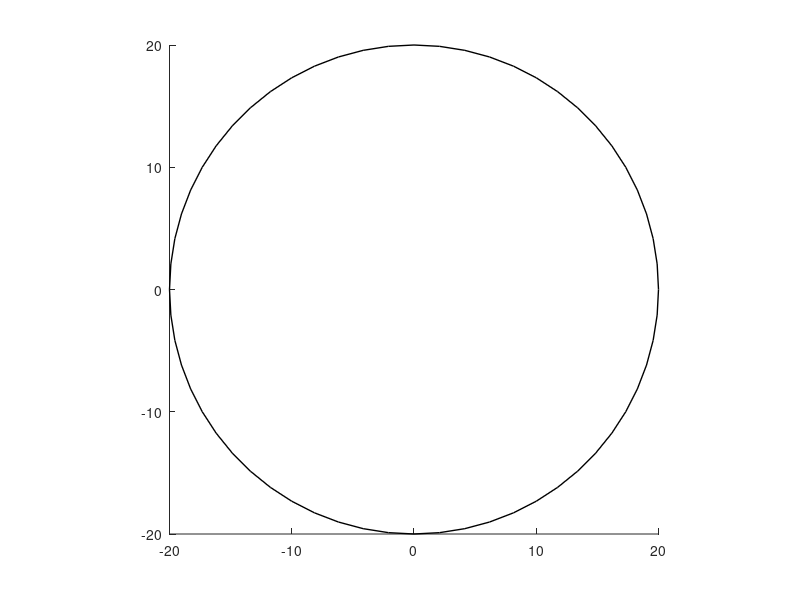

Reproduce this figure in MATLAB. (Note: this script raises an error after producing the figure.)
% a random walk in 2D with reflective boundaries and multiple targets to
%simulate a 2D random walk of the filament tip on surface 
% the walk is effectively diffusing point tied by an effective elastic spring to the center 
%elastic spring part not yet modeled 
 
clc;    % Clear the command window.
clearvars;
close all;  % Close all figs
workspace;  % Make sure the workspace panel is showing.
%%%%%%%%%%%%%%%%%%%%%%%%%%%%%%%%%%%%%%%%%%%%%%%%%%%%%%%%%%%%%%%%%%%%%%%%%%%%%%%%%%%%%%%%%%%%%%%%

% Define parameters here
radius = 20;    % filament movement radius variable
num_discs = 20;  % Number of discs or binding points 
target = radius / 10;   % Membrane disc variable size
tsteps=10000;  % number of time steps in random walk
%Repeat random walk%%%%% 
num_runs = 1000;%how many times to run code

% create a grid for cell
[X, Y] = meshgrid(linspace(-radius, radius, 1000), linspace(-radius, radius, 1000));
mask = (X.^2 + Y.^2 <= radius^2);

% plot the cell
pos_outer = [-radius, -radius, 2*radius, 2*radius]; 
rectangle('Position', pos_outer, 'Curvature', [1 1], 'LineWidth', 1);
axis square;
hold on;

%%%Disc plotting section%%%%%%%%%%%%%%%%%%%%%%%%% 
% warnings for constant Z data
warning('off', 'MATLAB:contour:ConstantData');

% calculate coordinates for inside red circles
circ_points = target*(radius*2.5);  % Number of points per circle
org_coord = zeros(num_discs, 2); % stores all the origins 
circle_coord = cell(num_discs, 2);  % stores all the coordinates 
  
% Calculate coordinates for points within the circle
radius_points = target * sqrt(rand(1, circ_points)); % Random radius values
angle_points = linspace(0, 2*pi, circ_points); % Angles for equally spaced points

for i = 1:num_discs   % place all circles 
    % calculate grid row and column
    row = floor((i - 1) / sqrt(num_discs)) + 1;
    col = mod(i - 1, sqrt(num_discs)) + 1;
    % calculate center coordinates of the current disc
    center_x = -radius + col * radius * 2 / (sqrt(num_discs) + 1);
    center_y = -radius + row * radius * 2 / (sqrt(num_discs) + 1);
    
    % store the origin coordinates
    org_coord(i, :) = [center_x, center_y];

    % Initialize arrays to store x and y coordinates
    %circle_x = zeros(1, circ_points);
    %circle_y = zeros(1, circ_points);
    circle_x_point = cell(1, num_discs);
    circle_y_point = cell(1, num_discs);
    % Calculate coordinates for each point on the circle
    for j = 1:circ_points
        % Generate random radius within the target radius
        r = rand(1) * target;
        % Generate random angle
        angle = rand(1) * 2 * pi;
        % Compute x and y coordinates using polar coordinates
        circle_x_point{j} = center_x + r * cos(angle);
        circle_y_point{j} = center_y + r * sin(angle);
    end
   
    % store the full coordinates 
    circle_coord{i} = [circle_x_point; circle_y_point];

    % plot the disc clipped by the larger circle mask
    disc_masked = mask & ((X - center_x).^2 + (Y - center_y).^2 <= target^2);
    contour(X, Y, disc_masked, [0.5 0.5], 'r', 'LineWidth', 1);

    % Plot the points within the circle to check them 
    %scatter(circle_x_point, circle_y_point, 10, 'b', 'filled');
end

% restore warning state
warning('on', 'MATLAB:contour:ConstantData');

% Set plot properties
ax = gca;
ax.FontWeight = 'normal';
ax.FontSize = 8;
ax.XAxisLocation = 'origin';
ax.YAxisLocation = 'origin';
hold on;

% Open a file for writing
fileID = fopen('hitcounterwithsteps.csv', 'a');   %w for write a for append

% write headers only if empty
if fileID == -1
    fileID = fopen('hitcounterwithsteps.csv', 'w'); % Open in write mode to create the file
    fprintf(fileID, 'Target,Hit Counter,Steps to Hit\n'); % Write headers
end
fclose(fileID);

%Random Walk Section%%%%%%%%%%%%%%%%%%%%%%%%%%%%%%%%%%%
%%setup%%
tau=0.01; %time increment between steps units of seconds 
D=10; %diffusion coefficient for the walk units of um^2/sec
delta=sqrt(2*D*tau); % distance increment (in units of um)
num_points= 1000 % getting all points for walk
step_size = 1;  % step size for grid
theta = linspace(0, 2*pi, num_points); % angle range for points 
counter = 0 %initialize step counter 
%results = zeros(1, tsteps);  % array for counter results
hit_counter = zeros(1, num_discs); % Initialize hit counter for each target
 

%results = zeros(1, num_runs);  % array for counter results

% Initialize arrays to hold the x and y positions
x = zeros(tsteps, 1);
y = zeros(tsteps, 1);

% open the file again for appending data
fileID = fopen('hitcounterwithsteps.csv', 'a');

for run = 1:num_runs
    %reset each run 
    x(1) = 0.0;
    y(1) = 0.0;
    hit_counter(:) = 0;

%circle_x = cell(num_discs, 1);  % Initialize as cell array
%circle_y = cell(num_discs, 1);  % Initialize as cell array

for i = 1:num_discs
    % Calculate coordinates for each circle
    circle_x{i} = org_coord(i, 1) + target * cos(theta);
    circle_y{i} = org_coord(i, 2) + target * sin(theta);
    circle_x_point{i} = zeros(1, circ_points);
    circle_y_point{i} = zeros(1, circ_points);
end 
 
k=0 %initialize loop variable

    %Random Walk
    for i = 2 :tsteps
	    % particle random step and position change 
        delx = 2 * (randi(2) - 1) - 1;   %random step 
	    xbound = x(i-1) + delx*delta;    % new position 
        dely = 2 * (randi(2) - 1) - 1;
        ybound= y(i-1) + dely*delta;
    
        %checks if particle is at any target
	    for k = 1:num_discs       
                if any(abs(xbound - circle_x_point{k}) <= step_size/4 & abs(ybound - circle_y_point{k}) <= step_size/4)
                    hit_counter(k) = hit_counter(k) + 1; % Increment hit counter for the target
                    fprintf('Random walk has hit target %d!\n', k);
                    %fprintf('Hit counter: %d\n', hit_counter(k));
                    % Calculate the number of steps to hit the target
                    steps_to_hit = i - sum(hit_counter(1:k-1));
                    % Write data to the CSV file
                    fprintf(fileID, '%d,%d,%d\n', k, hit_counter(k), steps_to_hit);
                    x(i) = xbound; %update pos
                    y(i) = ybound;
                    continue;
                elseif  norm([xbound,ybound]) >= radius %is it beyond the boundary?
                    x(i)=x(i-2);
                    y(i)=y(i-2); 
                    continue;
                else   %it's walking without hitting a target
                    x(i) = xbound; %update pos
                    y(i) = ybound;
                    counter = counter + 1 %update step counter 
                end
          end
    end
end


% Close the file
fclose(fileID);

% Read the data from the CSV file
%data = readtable('hitcounterwithsteps.csv');
opts = detectImportOptions('hitcounterwithsteps.csv');
opts.VariableNamingRule = 'preserve'; % Preserve original column headers
data = readtable('hitcounterwithsteps.csv', opts);

% Extract the steps to hit from the data and convert to array
hit_counter = table2array(data(:, 2));

% Plot the histogram
histogram(hit_counter, 'BinWidth', 1);  %'BinWidth', 1, 'Normalization', 'probability'
xlabel('Steps to Hit', 'FontSize', 14);
ylabel('count', 'FontSize', 14);
title(['Histogram of Steps to Hit (' , num2str(num_discs), 'discs and ' num2str(target), ' target radius)']);
%xlim([0, 550])
